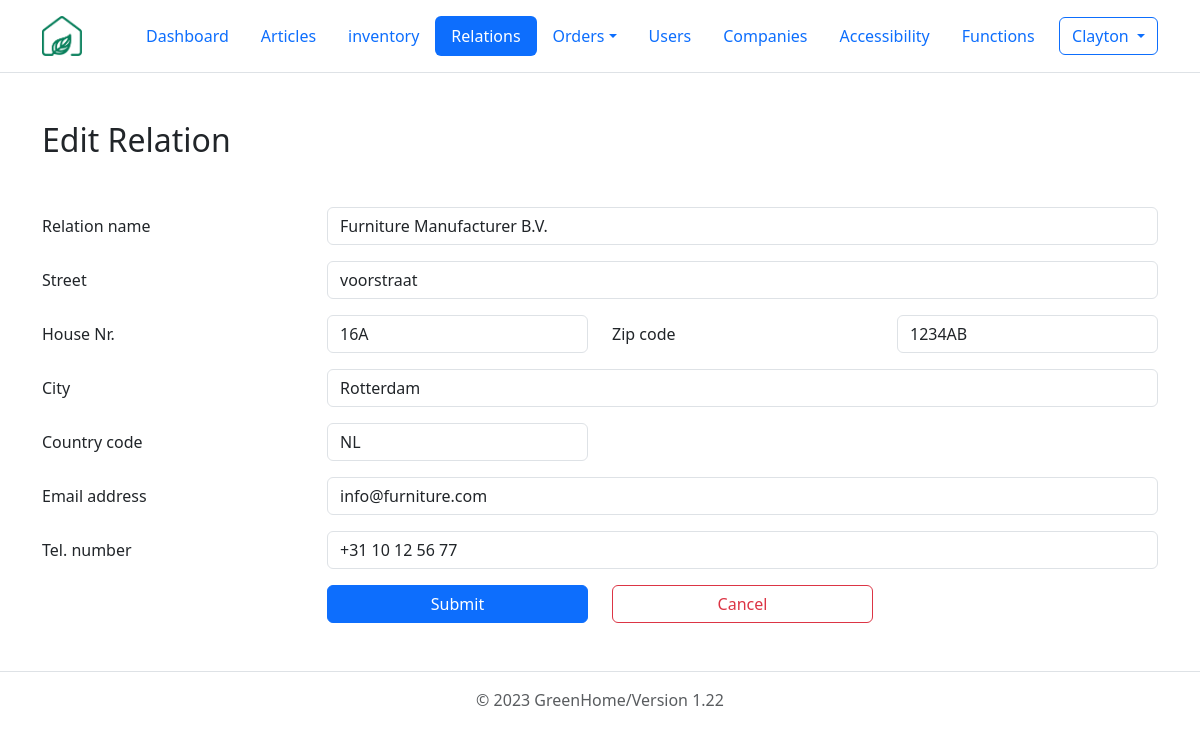
Page /php/relations/GUI_relationEditor.php?id=1 (signed in) on the committed database.
### tables this page shows
CREATE TABLE relations (
  id int(10) NOT NULL, 
  name varchar(255) NOT NULL, 
  street varchar(255) NOT NULL, 
  house_nr varchar(10), 
  zip_code varchar(50) NOT NULL, 
  city varchar(255) NOT NULL, 
  country_code char(2) NOT NULL, 
  email_adress varchar(255) NOT NULL, 
  phone_number varchar(22) NOT NULL 
);

### php/relations/GUI_relationEditor.php (the view, shortened to what this page needs)
<?php
require_once '../include/db_connect.php';
$name = "";
$street = "";
$house_nr = "";
$zip_code = "";
$city = "";
$country_code = "";
$email_adress =  "";
$phone_number = "";
if($_SERVER['REQUEST_METHOD'] == 'GET'){
    $id = $_GET["id"];
    $sql = "SELECT * FROM relations WHERE id=$id";
    $result = $connection->query($sql);
    $row = $result->fetch_assoc();
    $name = $row["name"];
    $street = $row["street"];
    $house_nr = $row["house_nr"];
    $zip_code = $row["zip_code"];
    $city = $row["city"];
    $country_code = $row["country_code"];
    $email_adress =  $row["email_adress"];
    $phone_number = $row["phone_number"];
}
?>
<html lang="en">
  <head>
    <link href="https://cdn.jsdelivr.net/npm/bootstrap@5.3.0-alpha1/dist/css/bootstrap.min.css" rel="stylesheet">
  </head>
  <header class="p-3 mb-3 border-bottom">
    <div class="container">
      <div class="d-flex flex-wrap align-items-center justify-content-center justify-content-lg-start">
        <a href="../../dashboard.php" class="d-flex align-items-center mb-2 mb-lg-0 text-dark text-decoration-none me-5">
          <img src="../../images/logo.png" alt="company logo" srcset="" width="40" height="40">
        </a>
        <ul class="nav col-12 col-lg-auto me-lg-auto mb-2 justify-content-center mb-md-0 nav-pills">
          <li class="nav-item"><a href="../../dashboard.php" class="nav-link">Dashboard</a></li>
          <li class="nav-item"><a href="../articles/GUI_articles.php" class="nav-link" >Articles</a></li>
          <li class="nav-item"><a href="../stock/GUI_stock.php" class="nav-link" >inventory</a></li>
          <li class="nav-item"><a href="../relations/GUI_relations.php" class="nav-link active" aria-current="page" >Relations</a></li>
          <li class="nav-item dropdown">
            <a class="nav-link dropdown-toggle" data-bs-toggle="dropdown" href="#" role="button" aria-expanded="false">Orders</a>
          </li>
          <li class="nav-item"><a href="../users/GUI_users.php" class="nav-link" aria-current="page">Users</a></li>
          <li class="nav-item "><a class="nav-link" href="../companies/GUI_companies.php">Companies</a></li>
          <li class="nav-item "><a class="nav-link" href="../accessibilities/GUI_accessibilities.php">Accessibility</a></li>
          <li class="nav-item "><a  href="../functions/GUI_functions.php" class="nav-link">Functions</a></li>
        </ul>
        <?php
          if(isset($_SESSION['user_id'])):?>
            <div class='dropdown text-end'>
              <button class="btn btn-outline-primary dropdown-toggle" type="button" data-bs-toggle="dropdown" aria-expanded="false">
              <?=$_SESSION['user_name']?>
              </button>
            </div>
          <?php else :?>
            <div class='nav-item ml-auto'>
            <a href='../users/GUI_login.php' class='btn btn-outline-primary'>Login</a>
            </div>
          <?php endif;?>
      </div>
    </div>
  </header>
  <body>
    <div class="container my-5">
      <h2 class="mb-5">Edit Relation</h2>
      <form method="POST" action="controller_relation.php?action=edit">
        <div class="row mb-3">
          <label class="col-form-label col-sm-3">Relation name</label>
          <div class="col-sm-9">
            <input type="text" class="form-control" name="name" value="<?php echo $name; ?>" required>
          </div>
        </div>
        <div class="row mb-3">
          <label class="col-form-label col-sm-3">Street</label>
          <div class="col-sm-9">
            <input type="text" class="form-control" name="street" required value="<?php echo $street;?>">
          </div>
        </div>
        <div class="row mb-3">
          <label class="col-form-label col-sm-3">House Nr.</label>
          <div class="col-sm-3">
            <input type="text" maxlength="10" class="form-control" name="house_nr" value="<?php echo $house_nr;?>">
          </div>
          <label class="col-form-label col-sm-3">Zip code</label>
          <div class="col-sm-3">
            <input type="text" class="form-control" name="zip_code" required value="<?php echo $zip_code;?>">
          </div>
        </div>
        <div class="row mb-3">
          <label class="col-form-label col-sm-3">City</label>
          <div class="col-sm-9">
            <input type="text" class="form-control" name="city" required value="<?php echo $city;?>">
          </div>
        </div>
        <div class="row mb-3">
          <label class="col-form-label col-sm-3">Country code</label>
          <div class="col-sm-3">
            <input type="text"  maxlength="2" class="form-control" name="country_code" required value="<?php echo $country_code;?>">
          </div>
        </div>
        <div class="row mb-3">
          <label class="col-form-label col-sm-3">Email address</label>
          <div class="col-sm-9">
            <input type="email" class="form-control" name="email_adress" required value="<?php echo $email_adress;?>">
          </div>
        </div>
        <div class="row mb-3">
          <label class="col-form-label col-sm-3">Tel. number</label>
          <div class="col-sm-9">
            <input type="tel" pattern="^[+]*[(]{0,1}[0-9]{1,4}[)]{0,1}[-\s\./0-9]*$" class="form-control" name="phone_number" required value="<?php echo $phone_number;?>">
          </div>
        </div>
        <div class="row mb-3">
          <div class="offset-sm-3 col-sm-3 d-grid">
            <button type="submit" class="btn btn-primary">Submit</button>
          </div>
          <div class="col-sm-3 d-grid">
            <a href="GUI_relations.php" class="btn btn-outline-danger" role="button">Cancel</a>
          </div>
        </div>
      </form>
    </div>
  </body>
  <?php
  require_once '..\include\footer.php'?>
</html>

### rows in the picture
relations: name "Furniture Manufacturer B.V.", street "voorstraat", house_nr "16A", zip_code "1234AB", city "Rotterdam", country_code "NL", email_adress "info@furniture.com", phone_number "+31 10 12 56 77"

### other values in the picture
$_SESSION['user_name'] "Clayton"
